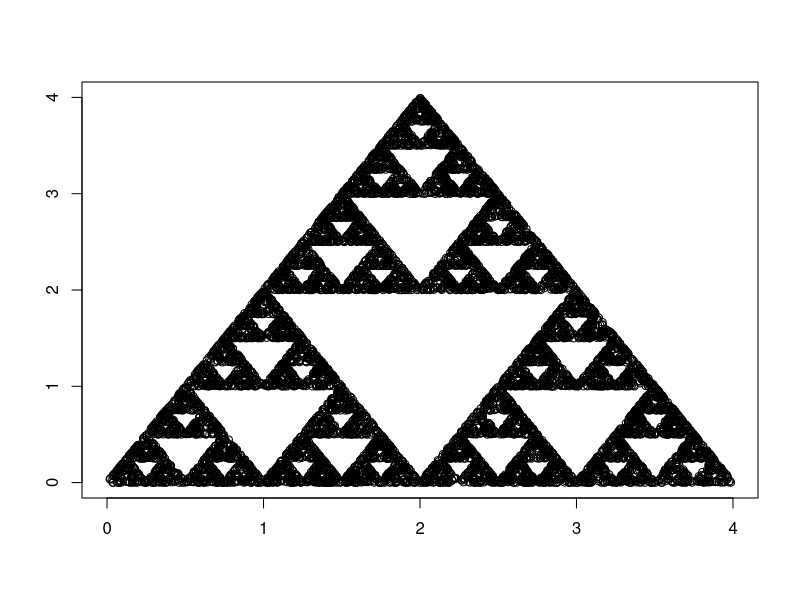

Write R code to recreate this figure.



plot_point = function(x){
  points(x[1], x[2])
}

caos = function(x){
  a1 = unlist(x)
  a2 = unlist(sample(points_set, 1))
  a3 = (a1 + a2)/2
  return(a3)
}

points_set = list(c(2,4),c(0,0),c(4,0))

iti = list(sample(points_set, 1))

plot(1,
     type = "n",
     xlab = "",
     ylab = "",
     xlim=c(0, 4),
     ylim=c(0, 4))

for (j in 2:10000){
  iti[[j]] = caos(iti[j-1])
  plot_point(unlist(iti[j]))
}

